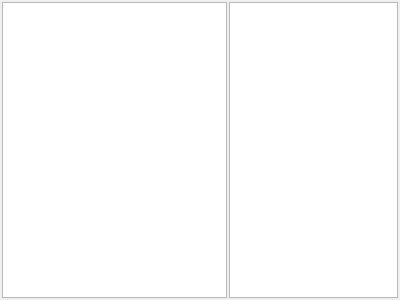
<?xml version="1.0" encoding="UTF-8"?>
<ui version="4.0">
 <class>IRCChannelWidget</class>
 <widget class="QWidget" name="IRCChannelWidget">
  <property name="geometry">
   <rect>
    <x>0</x>
    <y>0</y>
    <width>400</width>
    <height>300</height>
   </rect>
  </property>
  <property name="windowTitle">
   <string>Form</string>
  </property>
  <layout class="QHBoxLayout" name="horizontalLayout">
   <property name="spacing">
    <number>2</number>
   </property>
   <property name="leftMargin">
    <number>2</number>
   </property>
   <property name="topMargin">
    <number>2</number>
   </property>
   <property name="rightMargin">
    <number>2</number>
   </property>
   <property name="bottomMargin">
    <number>2</number>
   </property>
   <item>
    <widget class="QTextEdit" name="chatTextEdit">
     <property name="readOnly">
      <bool>true</bool>
     </property>
    </widget>
   </item>
   <item>
    <widget class="QListView" name="usersListView">
     <property name="maximumSize">
      <size>
       <width>200</width>
       <height>16777215</height>
      </size>
     </property>
    </widget>
   </item>
  </layout>
 </widget>
 <resources/>
 <connections/>
</ui>
